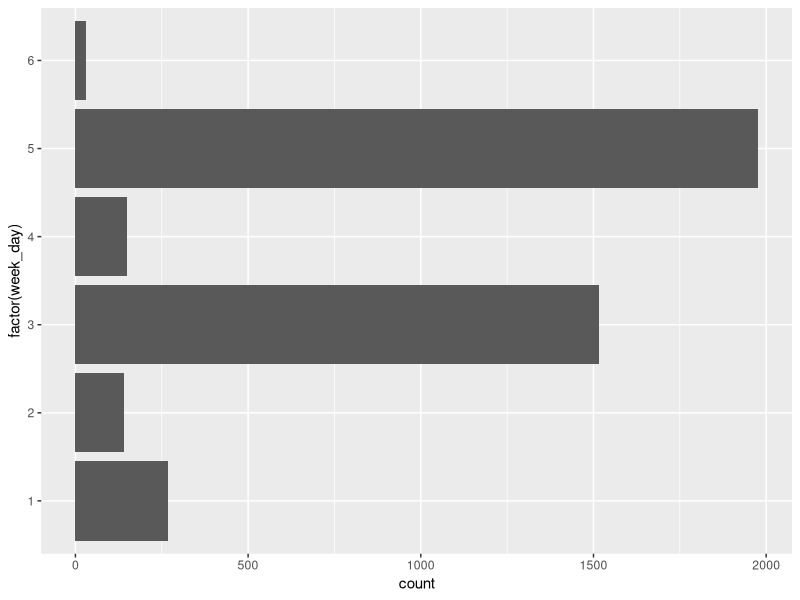
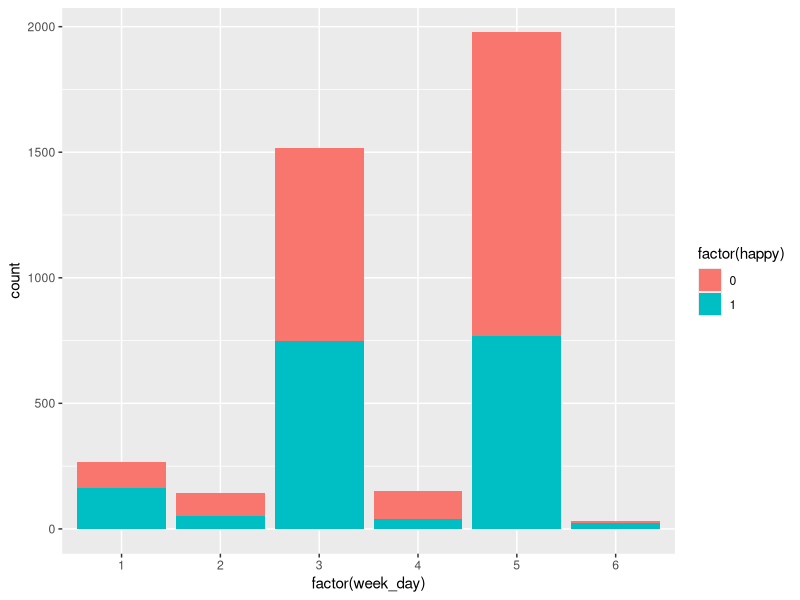
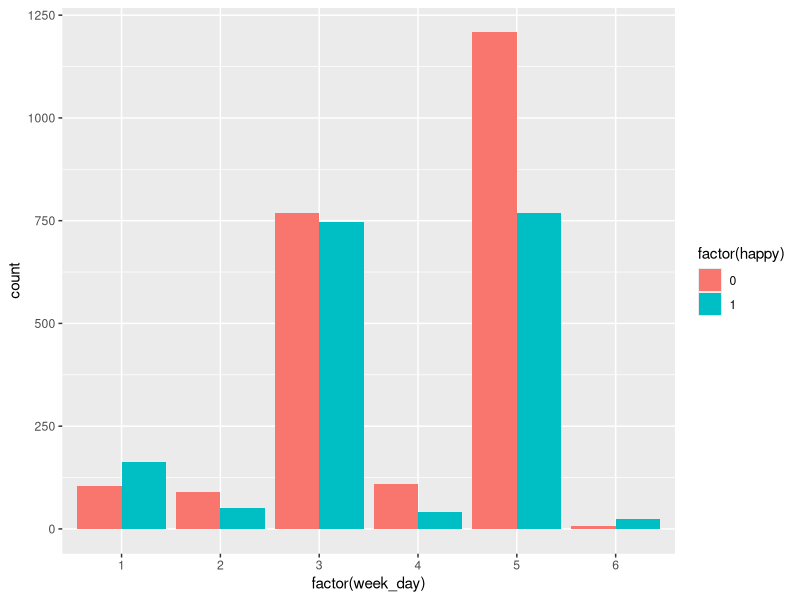
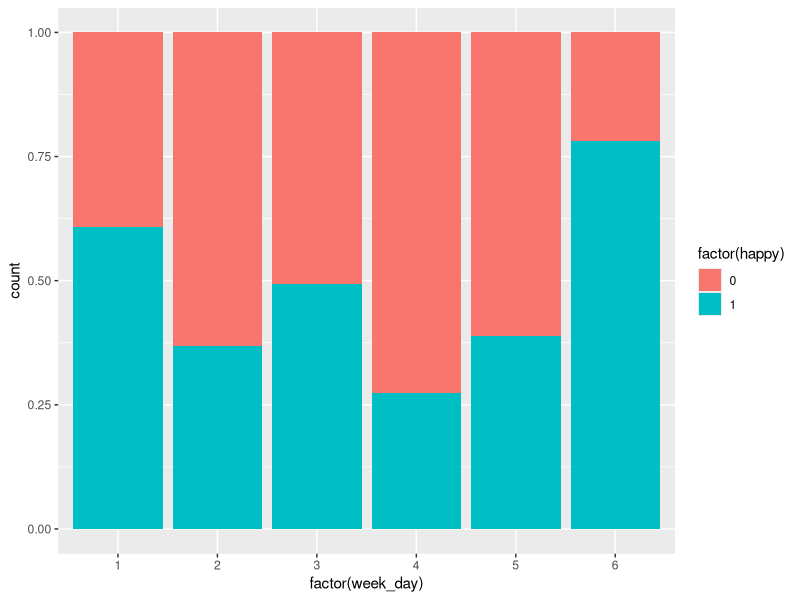

Write the R code that produced these figures, in order.
getwd()
# Deberia ser directorio del proyecto

data <- read.table("data.csv", header = TRUE, sep=",")
data$date <- as.Date(data$date, format = "%m/%d/%Y %H:%M")
data$class_week <- as.integer(strftime(data$date, format = "%V")) - 30
data$week_day <- as.integer(strftime(data$date, format = "%u"))
data$day_hour <- as.integer(strftime(data$date, format = "%H"))


#ggplot2
library(ggplot2)

#grafica

ggplot(data = data, 
       mapping =  aes(x = factor(week_day))) + 
  geom_bar() + 
  coord_flip()

#fill con gear
p <- ggplot(data = data, 
            mapping =  aes(x = factor(week_day), fill = factor(happy),  label = "count"))

#stack
p + geom_bar(position = "stack", stat = "count") 

#dodge
p + geom_bar(position = "dodge", stat = "count") 

#fill
p +  geom_bar(position = "fill", stat = "count") 